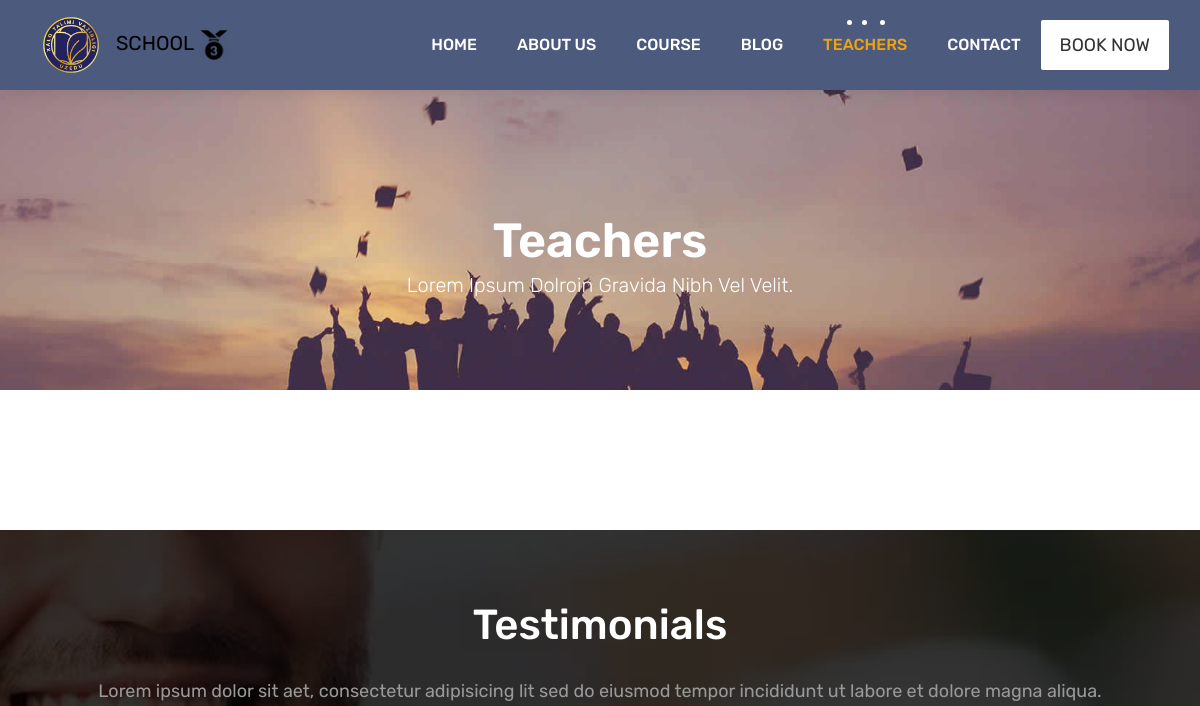
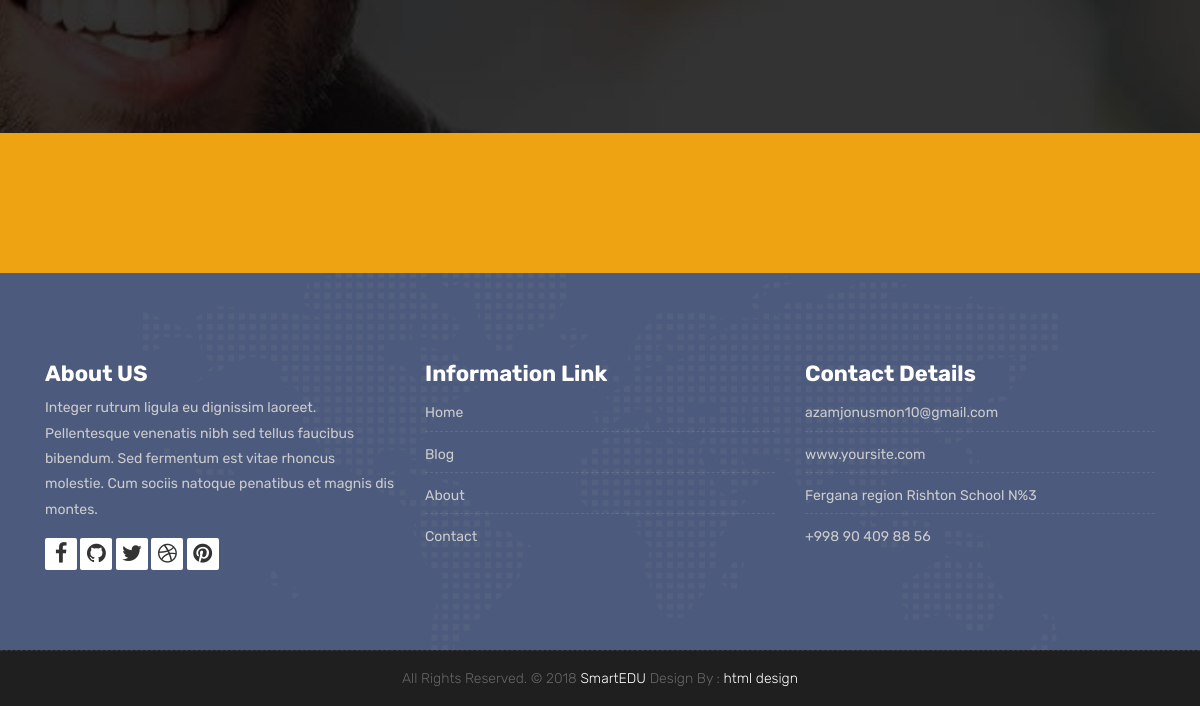
The page /teachers/ on the database as committed earlier (2 pictures, top to bottom).
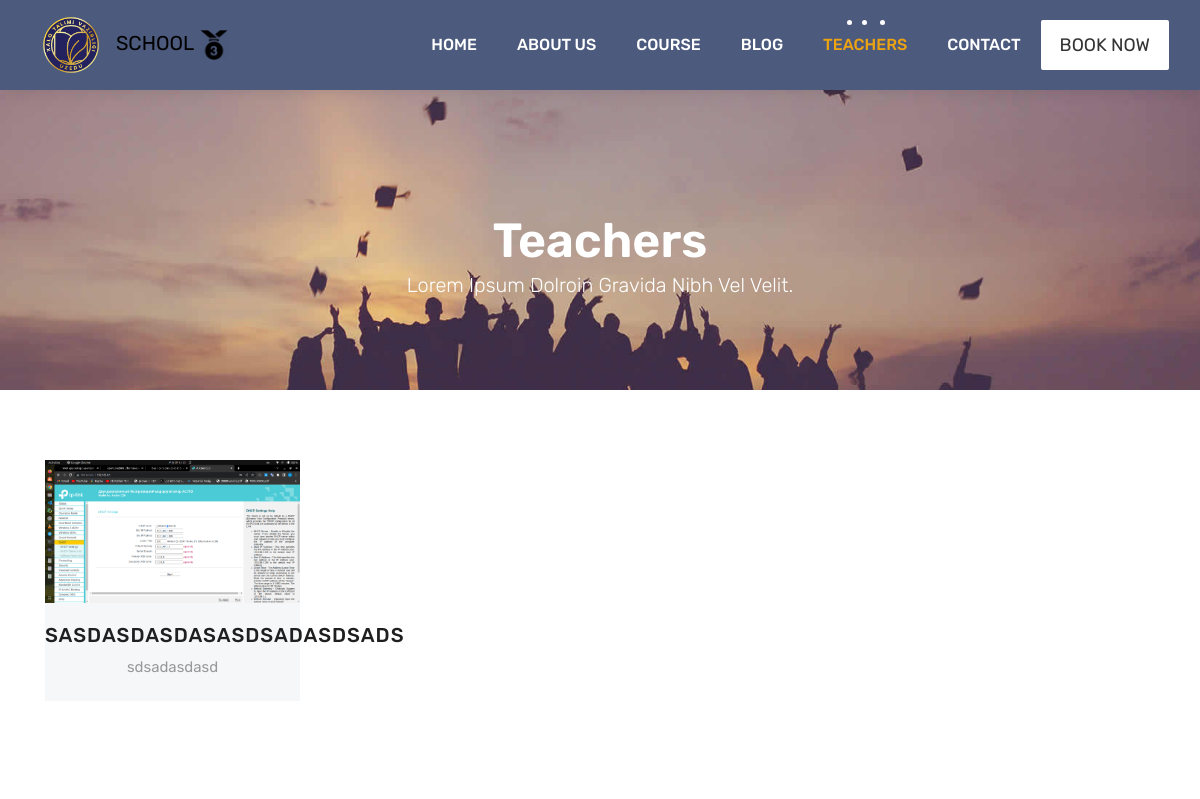
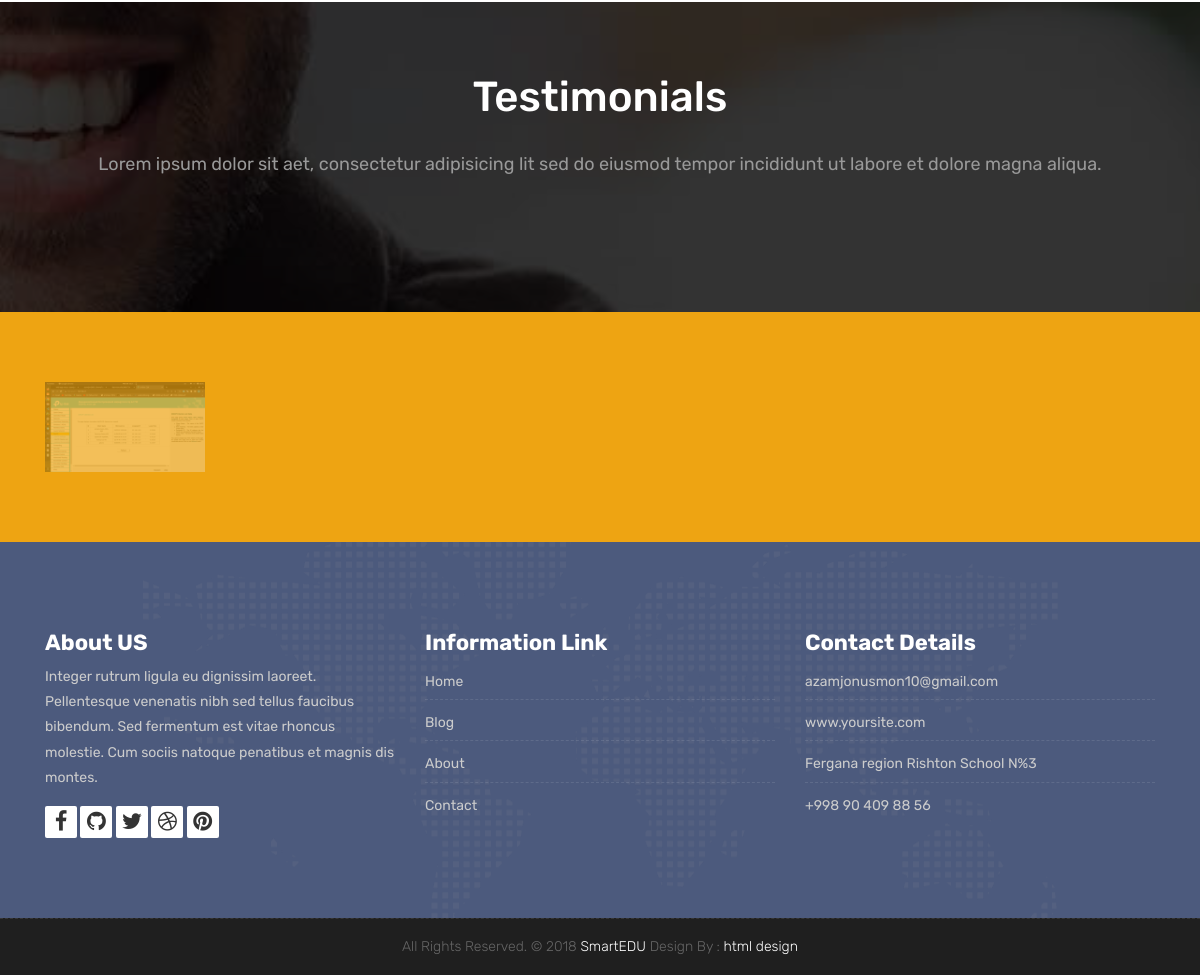
The same page on the database as committed later (2 pictures, top to bottom).
### blog/models.py (models this page shows, shortened)
class Teacher(models.Model):
    fullname = models.CharField(max_length=200)
    image = models.FileField(upload_to='teacher/image')
    profession = models.CharField(max_length=150)
    facebook = models.URLField(blank=True, null=True)
    duo = models.URLField(blank=True,null=True)
    linkedin = models.URLField(blank=True,null=True)
    instagram = models.URLField(blank=True,null=True)

### home/models.py (models this page shows, shortened)
class Partner(models.Model):
    name = models.CharField(max_length=100)
    image = models.ImageField(upload_to='about/image/partner/')

### home/views.py (the view)
# urls.py: path('teachers/',teacher,name='teacher'),
def teacher(request):
    data={
        'teachers': Teacher.objects.all(),
        'testimoials': Testimonials.objects.all(),
        'partner': Partner.objects.all(),
    }
    return render(request,'teachers.html',data)

### template/teachers.html (shortened to what this page needs)
{% extends 'base.html' %}
{% block content %}
{% load static %}
				<div class="collapse navbar-collapse" id="navbars-host">
					<ul class="navbar-nav ml-auto">
						<li class="nav-item"><a class="nav-link" href="/">Home</a></li>
						<li class="nav-item"><a class="nav-link" href="/about/">About Us</a></li>
						<li class="nav-item"><a class="nav-link" href="/course/">Course</a></li>
						<li class="nav-item"><a class="nav-link" href="/blog/">Blog</a></li>
						<li class="nav-item active"><a class="nav-link" href="/teachers/">Teachers</a></li>
						<li class="nav-item"><a class="nav-link" href="/contact/">Contact</a></li>
					</ul>
					<ul class="nav navbar-nav navbar-right">
                        <li><a class="hover-btn-new log" href="#" data-toggle="modal" data-target="#login"><span>Book Now</span></a></li>
                    </ul>
				</div>
			</div>
		</nav>
	</header>
	<div class="all-title-box">
		<div class="container text-center">
			<h1>Teachers<span class="m_1">Lorem Ipsum dolroin gravida nibh vel velit.</span></h1>
		</div>
	</div>
	<div id="teachers" class="section wb">
        <div class="container">
            <div class="row">
				{% for teach in teachers %}
				<div class="col-lg-3 col-md-6 col-12">
					<div class="our-team">
						<div class="team-img">
							<img src="{{teach.image.url}}">
						</div>
						<div class="team-content">
							<h3 class="title">{{teach.fullname}}</h3>
							<span class="post">{{teach.profession}}</span>
						</div>
					</div>
				</div>
				{% endfor %}
            </div>
        </div>
    </div>
      <div id="testimonials" class="parallax section db parallax-off" style="background-image:url({% static 'images/parallax_04.jpg' %});">
        <div class="container">
            <div class="section-title text-center">
                <h3>Testimonials</h3>
                <p>Lorem ipsum dolor sit aet, consectetur adipisicing lit sed do eiusmod tempor incididunt ut labore et dolore magna aliqua. </p>
            </div>
            <div class="row">
                <div class="col-md-12 col-sm-12">
                </div>
            </div>
        </div>
    </div>
    <div class="parallax section dbcolor">
        <div class="container">
            <div class="row logos">
				{% for p in partner %}
                <div class="col-md-2 col-sm-2 col-xs-6 wow fadeInUp">
                    <a href="#"><img src="{{p.image.url}}" alt="" class="img-repsonsive"></a>
                </div>
              {% endfor %}
            </div>
        </div>
    </div>
{% endblock %}

Rows that differ between the two databases and show on the page:
added Teacher: image (picture), fullname "SASDASDASDASASDSADASDSADS", profession "sdsadasdasd"
added Partner: image (picture)
